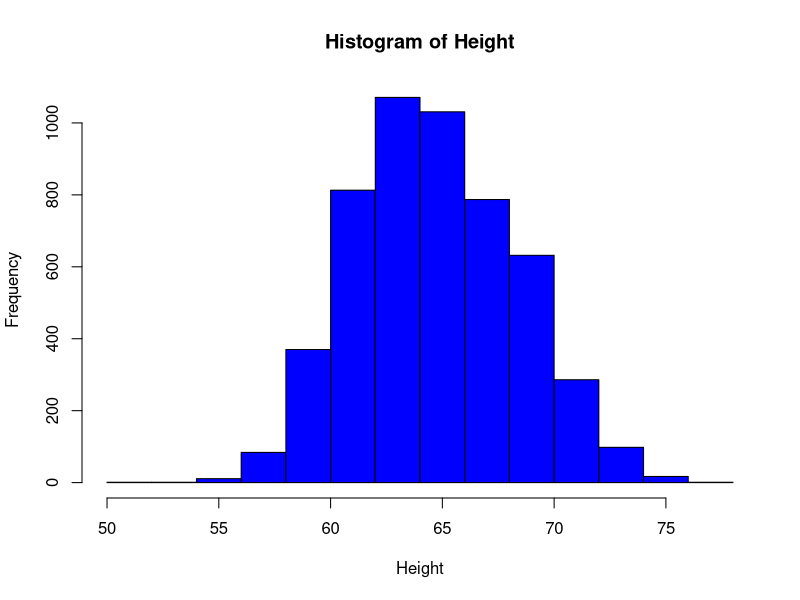
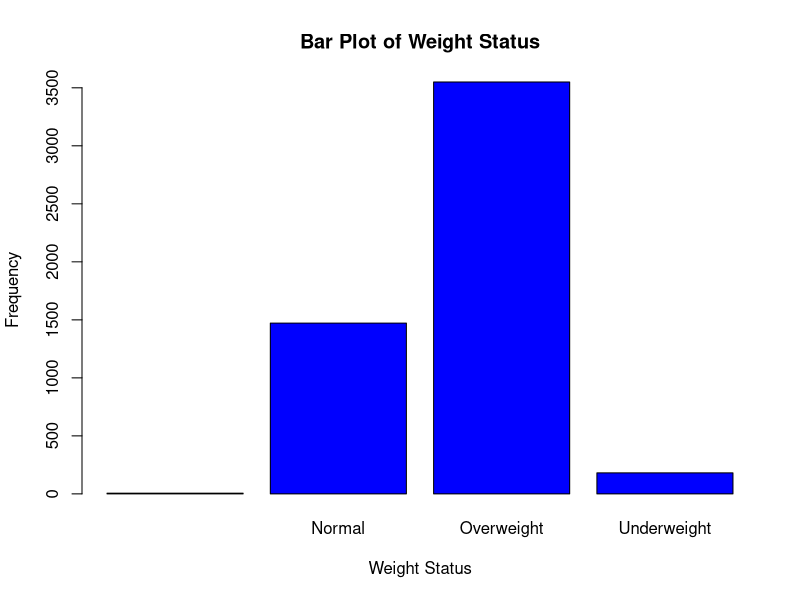

The R script that drew these images, in order:
## ---- chunk 1
setwd("D:/KSU/Teaching/Essential-Softwares-for-Data-Science-and-Analytics/Module 4 - Basic Data Analysis")
## ---- chunk 2
## Read in HEART.csv file ##
heart <- read.csv("HEART.csv")
## Load rstatix package ##
library(rstatix)
## Calculate summary statistics for Age and Weight ##
get_summary_stats(heart, c("Height", "Weight"))
## ---- chunk 3
## Create a histogram of the Height variable ##
hist(heart$Height,main="Histogram of Height",
     xlab="Height",col="blue",border="black")
## ---- chunk 4
## Create a frequency table for the Weight_Status variable ##
table(heart$Weight_Status)
## ---- chunk 5
## Create a bar plot of the Weight_Status 
## variable ##
barplot(table(heart$Weight_Status),
        main="Bar Plot of Weight Status",
        xlab="Weight Status",ylab="Frequency",col="blue")
